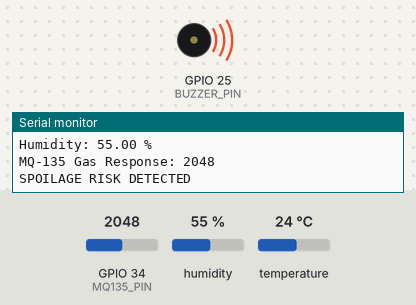
Recording of a sketch running on a simulated ESP32. On the bench: buzzer (waves = sounding), the last lines printed to the serial monitor. The inputs (shaded band) are chosen by the test bench; at power-on: GPIO 34 (MQ135_PIN) = 2048, humidity 55 %, temperature 24 °C.

Above: at 3.8 s.
3.9 s: GPIO 34 (MQ135_PIN) set to 1854
7.8 s: GPIO 34 (MQ135_PIN) set to 1737
At 9.6 s:
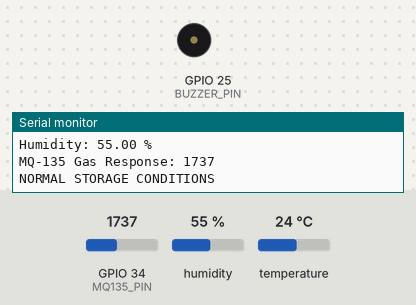
11.7 s: GPIO 34 (MQ135_PIN) set to 1840
At 12.9 s:
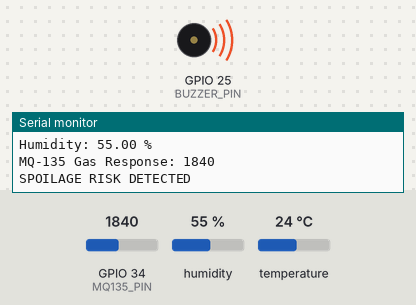
15.6 s: GPIO 34 (MQ135_PIN) set to 1760
At 19.6 s:
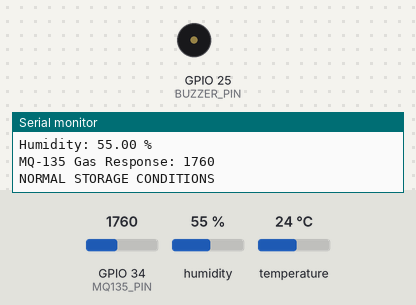
Timing chart, 0 to 20.7 s (numbered marks = the images above; inputs shaded):
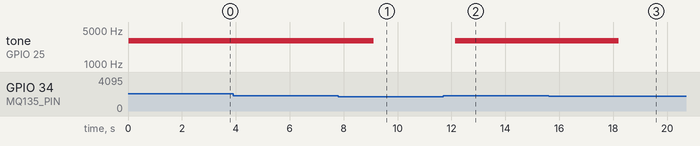

The sketch:

food_spoilage_indicator.ino
```cpp
#include <DHT.h>

#define DHTPIN 4
#define DHTTYPE DHT11
#define MQ135_PIN 34
#define BUZZER_PIN 25

float temperatureThreshold = 35.0;
float humidityThreshold = 80.0;
int gasThreshold = 1800;

DHT dht(DHTPIN, DHTTYPE);

void setup() {
  Serial.begin(115200);
  dht.begin();
  pinMode(MQ135_PIN, INPUT);
  ledcAttach(BUZZER_PIN, 3000, 8);
  ledcWriteTone(BUZZER_PIN, 0);
}

void loop() {
  float temperature = dht.readTemperature();
  float humidity = dht.readHumidity();
  int gasValue = analogRead(MQ135_PIN);

  if (isnan(temperature) || isnan(humidity)) {
    Serial.println("DHT11 Sensor Error!");
    delay(2000);
    return;
  }

  bool tempAlert = temperature > temperatureThreshold;
  bool humidityAlert = humidity > humidityThreshold;
  bool gasAlert = gasValue > gasThreshold;

  Serial.println("--------------------------------");
  Serial.print("Temperature: "); Serial.print(temperature); Serial.println(" °C");
  Serial.print("Humidity: "); Serial.print(humidity); Serial.println(" %");
  Serial.print("MQ-135 Gas Response: "); Serial.println(gasValue);

  if (tempAlert || humidityAlert || gasAlert) {
    Serial.println("SPOILAGE RISK DETECTED");
    ledcWriteTone(BUZZER_PIN, 3000);
  } else {
    Serial.println("NORMAL STORAGE CONDITIONS");
    ledcWriteTone(BUZZER_PIN, 0);
  }

  delay(3000);
}
```

Measured:
- the behaviour switches between 1801 and 1800 on GPIO 34 (MQ135_PIN) (found by bisection; images 0 and 1)
- after the input at 7.8 s, tone on GPIO 25 (BUZZER_PIN): 3000 Hz → silent after 1.3 s
- after the input at 11.7 s, tone on GPIO 25 (BUZZER_PIN): silent → 3000 Hz after 0.44 s
- after the input at 15.6 s, tone on GPIO 25 (BUZZER_PIN): 3000 Hz → silent after 2.6 s
